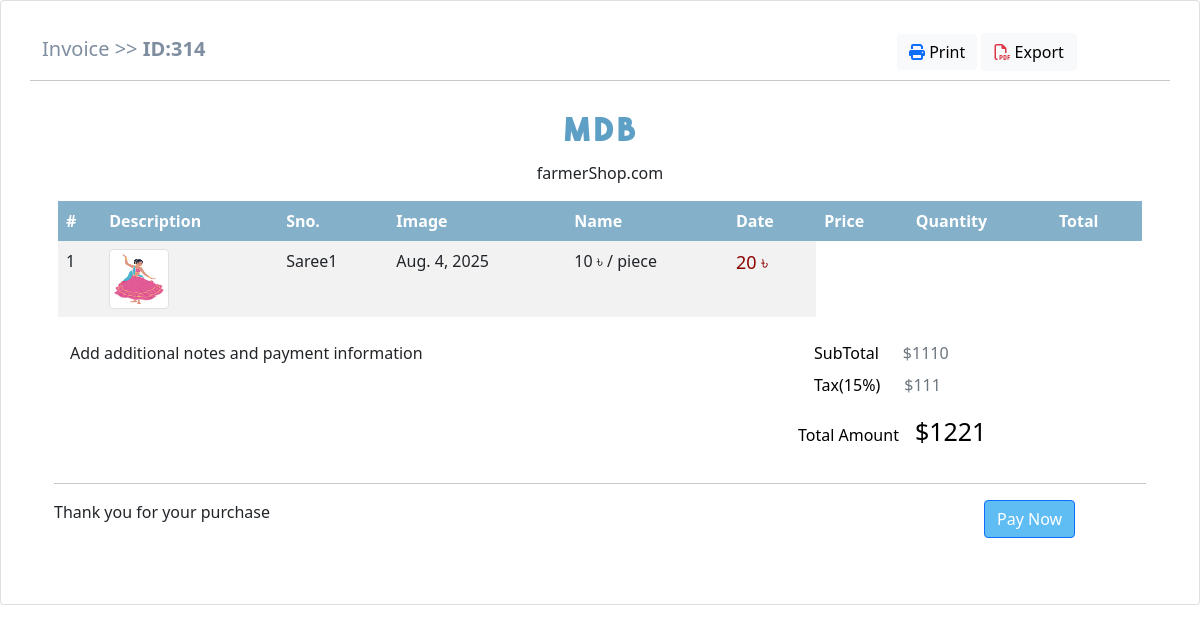
The page /invoice/ (signed in) on the database its author committed.
### Store/models/orders.py (models this page shows, shortened)
class Order(models.Model):
    product = models.ForeignKey(Product, on_delete=models.CASCADE)
    user = models.ForeignKey(User, on_delete=models.CASCADE)
    address = models.TextField(max_length=300, blank=True, default='')
    price = models.IntegerField()
    quantity = models.IntegerField(default=1)
    unit = models.ForeignKey(Unit_Type, on_delete=models.CASCADE, default='kg')
    phone = models.CharField(max_length=50)
    email = models.EmailField(max_length = 254)
    date = models.DateField(default = datetime.datetime.today)
    status = models.BooleanField(default=False)
    @staticmethod
    def get_orders_by_user(user_id):
        return Order\
        .objects\
        .filter(user = user_id).order_by('-date')

### Store/models/products.py (models this page shows, shortened)
class Product(models.Model):
    name = models.CharField(max_length=50)
    category = models.ForeignKey(Category, on_delete=models.CASCADE,  default=1)
    unit= models.ForeignKey(Unit_Type, on_delete=models.CASCADE,  default='piece')
    Unit_price = models.IntegerField(default=0)
    discount_status = models.BooleanField(default=False)
    discount_value = models.IntegerField(default=0)
    quantity = models.IntegerField(default=0)
    description = models.CharField(max_length=200, default='', null=True, blank=True)
    image = models.ImageField(upload_to = 'upload/productsImg/')
    Manufacturer = models.ForeignKey(User, limit_choices_to= { 'groups__name': 'Manufacturer'}, on_delete=models.CASCADE, default=1)

### Store/models/unit_type.py (models this page shows)
class Unit_Type(models.Model):
    unit_name = models.CharField(max_length=50)
    def __str__(self):
        return self.unit_name

### Store/middlewares/auth.py (the view)
    def middleware(request):
        returnUrl= request.META['PATH_INFO']
        print(request.META['PATH_INFO'])
        user = request.session.get('current_user_id')
        if not user :
            return redirect(f'/login/?return_url={returnUrl}')
        print("this is middleware",middleware)
        response = get_response(request)
        return response

### Store/templatetags/custom_filter.py (called while the page is built)
@register.filter(name="currency")
def currency(price):
    return str(price)+" ৳"

@register.filter(name="total_price_of_order")
def total_price_of_order(number, number1):
    return number * number1

### Store/views.py (called while the page is built)
    def get(self, request):
        user = request.session.get("current_user_id")
        orders = Order.get_orders_by_user(user)
        return render(request, 'store/ne_email.html',{"orders":orders} )

### templates/store/ne_email.html (shortened to what this page needs)
{% load cart %}
{% load custom_filter %}
<!DOCTYPE html>
<html lang="en">
<head>
    <link rel="stylesheet" href="https://cdnjs.cloudflare.com/ajax/libs/font-awesome/6.1.1/css/all.min.css">
    <link href="https://cdn.jsdelivr.net/npm/bootstrap@5.1.0/dist/css/bootstrap.min.css" rel="stylesheet"
>
</head>
<body>
    <div class="card">
        <div class="card-body">
          <div class="container mb-5 mt-3">
            <div class="row d-flex align-items-baseline">
              <div class="col-xl-9">
                {% for order in orders %}
                <p style="color: #7e8d9f;font-size: 20px;">Invoice >>
                    <strong>ID:{{order.id}} </strong></p>
              </div>
              <div class="col-xl-3 float-end">
                <a class="btn btn-light text-capitalize border-0" data-mdb-ripple-color="dark"><i
                    class="fas fa-print text-primary"></i> Print</a>
                <a class="btn btn-light text-capitalize" data-mdb-ripple-color="dark"><i
                    class="far fa-file-pdf text-danger"></i> Export</a>
              </div>
              <hr>
            </div>
            <div class="container">
              <div class="col-md-12">
                <div class="text-center">
                  <i class="fab fa-mdb fa-4x ms-0" style="color:#5d9fc5 ;"></i>
                  <p class="pt-0">farmerShop.com</p>
                </div>
              </div>
              <div class="row my-2 mx-1 justify-content-center">
                <table class="table table-striped table-borderless">
                  <thead style="background-color:#84B0CA ;" class="text-white">
                    <tr>
                      <th scope="col">#</th>
                      <th scope="col">Description</th>
                      <th scope="col">Sno.</th>
                        <th scope="col">Image</th>
                        <th scope="col">Name</th>
                        <th scope="col">Date</th>
                        <th scope="col">Price</th>
                        <th scope="col">Quantity</th>
                        <th>Total</th>
                    </tr>
                  </thead>
                  <tbody>
                    <tr>
                        <td>{{forloop.counter}}</td>
                        <td>
                        <img src="{{order.product.image.url}}" class="img-fluid img-thumbnail" alt="" style=" width:60px; height:60px; " >
                        </td>
                        <td> {{order.product.name}} </td>
                        <td> {{order.date}} </td>
                        <td> {{order.product.Unit_price|currency}} / {{order.unit}} </td>
                        <td>
                            <span style="font-size: 18px; color:darkred">
                                {{order.product.Unit_price|total_price_of_order:order.quantity|currency}}
                            </span>
                        </td>
                    </tr>
                    {% endfor %}
                </tbody>
                </table>
              </div>
              <div class="row">
                <div class="col-xl-8">
                  <p class="ms-3">Add additional notes and payment information</p>
                </div>
                <div class="col-xl-3">
                  <ul class="list-unstyled">
                    <li class="text-muted ms-3"><span class="text-black me-4">SubTotal</span>$1110</li>
                    <li class="text-muted ms-3 mt-2"><span class="text-black me-4">Tax(15%)</span>$111</li>
                  </ul>
                  <p class="text-black float-start"><span class="text-black me-3"> Total Amount</span><span
                      style="font-size: 25px;">$1221</span></p>
                </div>
              </div>
              <hr>
              <div class="row">
                <div class="col-xl-10">
                  <p>Thank you for your purchase</p>
                </div>
                <div class="col-xl-2">
                  <button type="button" class="btn btn-primary text-capitalize"
                    style="background-color:#60bdf3 ;">Pay Now</button>
                </div>
              </div>
            </div>
          </div>
        </div>
      </div>
</body>
</html>

### rows shown on the page
Order: id "314", product.image (picture), product.name "Saree1", date "Aug. 4, 2025", product.Unit_price "10 ৳", unit "piece", product.Unit_price|total_price_of_order "20 ৳"
